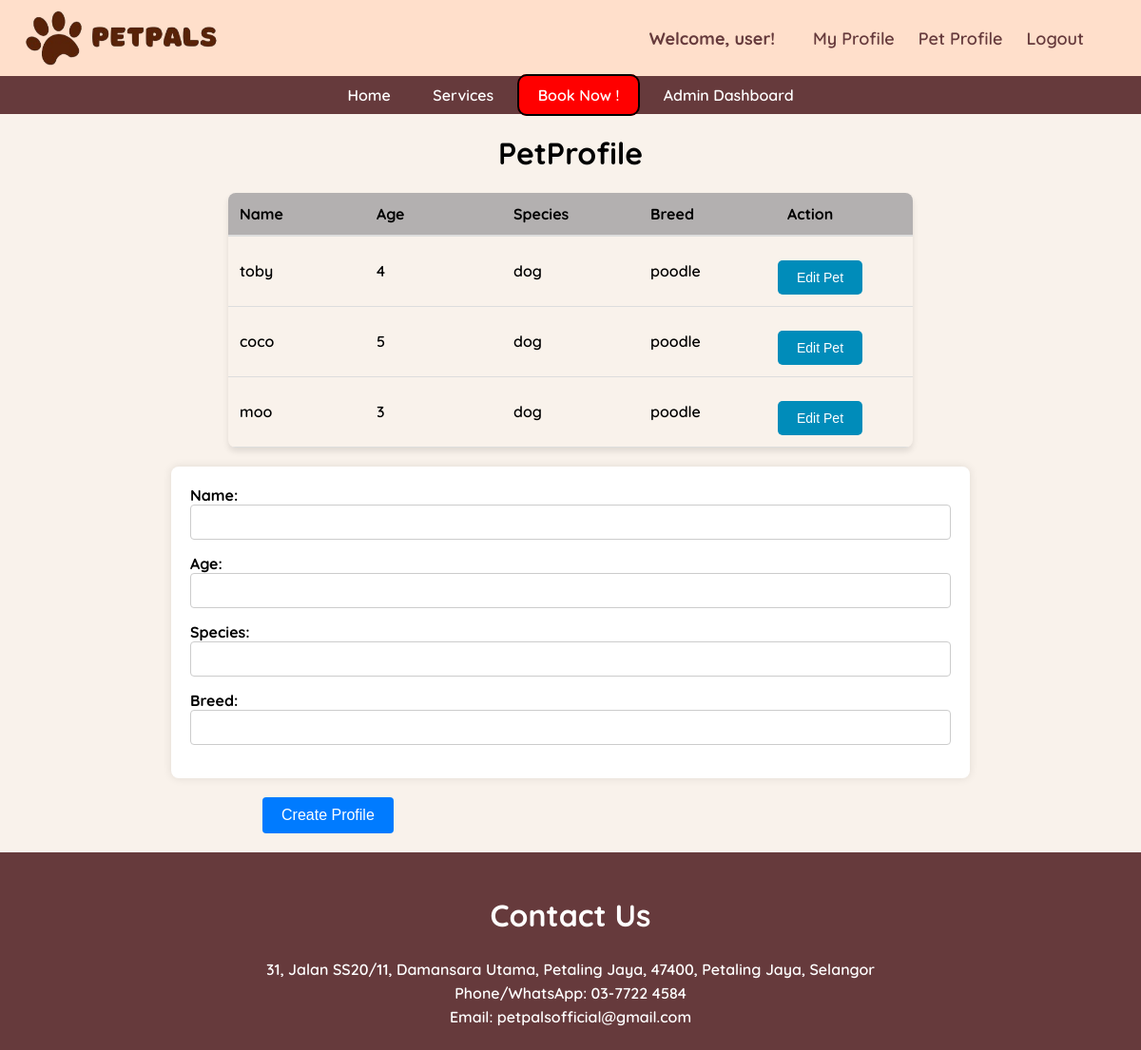
Before: /petprofile/ (signed in) with the older database file.
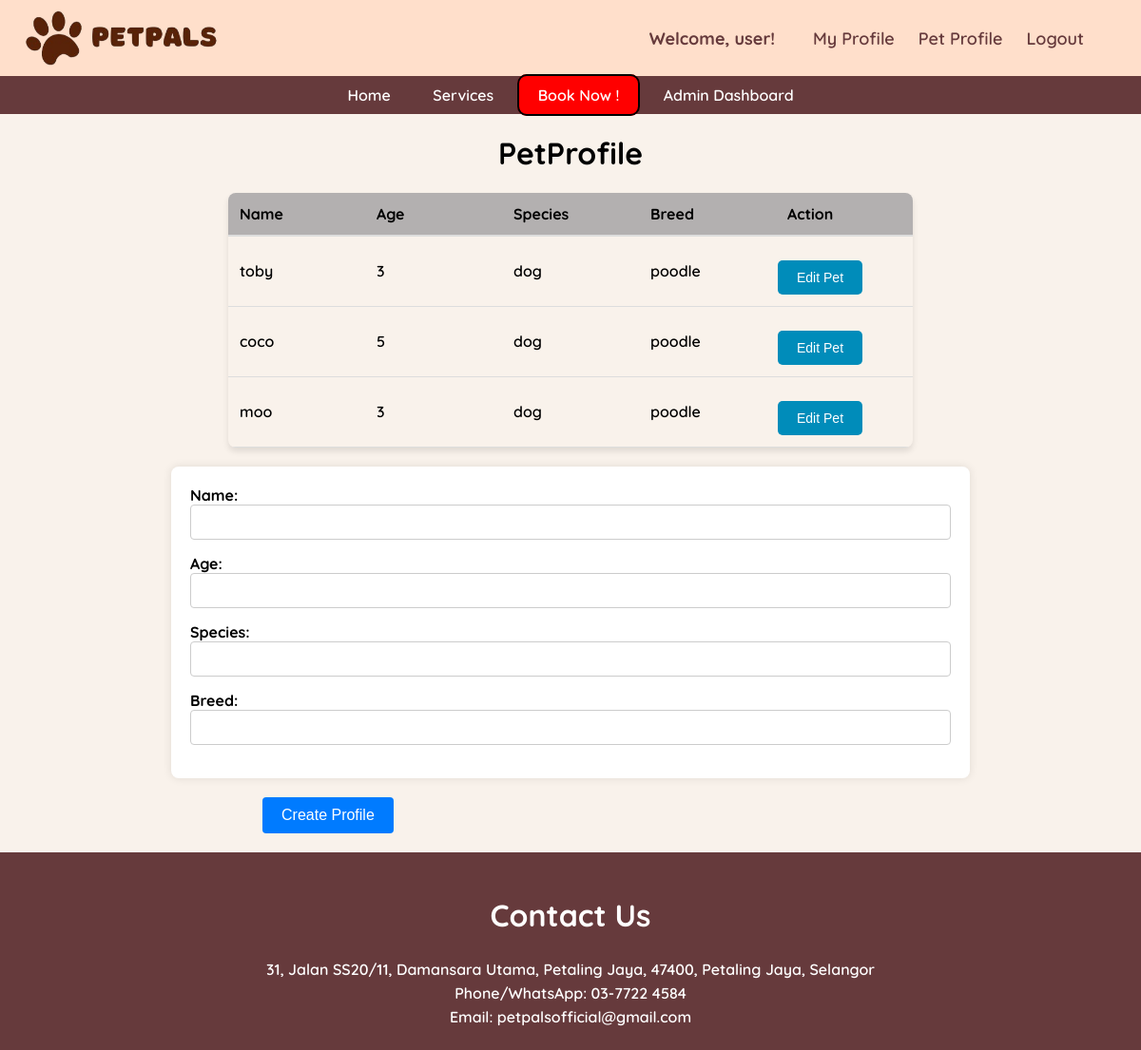
After: the same page with the newer database file.
### main/models.py (models this page shows, shortened)
class Pet(models.Model):
    name = models.CharField(max_length=20)
    owner = models.ForeignKey(Owner, null=True, on_delete=models.CASCADE)
    age = models.PositiveBigIntegerField()
    species = models.CharField(max_length=50)
    breed = models.CharField(max_length=50)

### main/views.py (the view)
# urls.py: path('petprofile/', views.PetprofilePage, name="petprofile"),
def PetprofilePage(request):
    try:
        owner_instance = Owner.objects.get(user=request.user)
    except Owner.DoesNotExist:
        messages.error(request, 'pls create a owner profile first')
        return redirect ('profile')
    pet_instances = Pet.objects.filter(owner=owner_instance)
    if request.method == 'POST':
        form = PetForm(request.POST)
        if form.is_valid():
            pet = form.save(commit=False)
            pet.owner = owner_instance
            pet.save()
            messages.success(request, f'profile has been updated')
            return redirect('petprofile')
    else:
        form = PetForm()
    context = {'form':form, 'pet_instances': pet_instances}
    return render(request, 'petprofile.html', context)

### main/forms.py
class PetForm(forms.ModelForm):
    class Meta:
        model = Pet
        fields = ['name','age','species','breed']

### main/models.py (called while the page is built)
    def __str__(self):
        return self.user.username

### main/templates/petprofile.html (shortened to what this page needs)
{% extends 'base.html' %}
{% block content %}
        <h1>PetProfile</h1>
<table>
    <thead>
        <tr>
            <th>Name</th>
            <th>Age</th>
            <th>Species</th>
            <th>Breed</th>
            <th>Action</th>
        </tr>
    </thead>
    <tbody>
        {% for pet_instance in pet_instances %}
            <tr>
                <td>{{ pet_instance.name }}</td>
                <td>{{ pet_instance.age }}</td>
                <td>{{ pet_instance.species }}</td>
                <td>{{ pet_instance.breed }}</td>
                <td>
                    <form method="post" action="{% url 'edit_pet' pet_instance.id  %}" >
                        <button type="submit" class="button">Edit Pet</button>
                    </form>
                </td>
            </tr>
        {% empty %}
            <tr>
                <td colspan="5">No pet profiles found.</td>
            </tr>
        {% endfor %}
    </tbody>
</table>
    <form method="POST" action="">
        <div class="container">
            <div class=" form-group">
                <label for="id_username">Name:</label>
                {{ form.name }}
            </div>
            <div class=" form-group">
                <label for="id_breed">Age:</label>
                {{ form.age }}
            </div>
            <div class=" form-group">
                <label for="id_age">Species:</label>
                {{ form.species }}
            </div>
            <div class=" form-group">
                <label for="id_species">Breed:</label>
                {{ form.breed }}
            </div>
        </div>
        <div class="button-container">
            <input type="submit" value="Create Profile">
        </div>
    </form>
{% endblock %}

Changed rows visible on the page:
changed Pet "toby": age "4" → "3"
